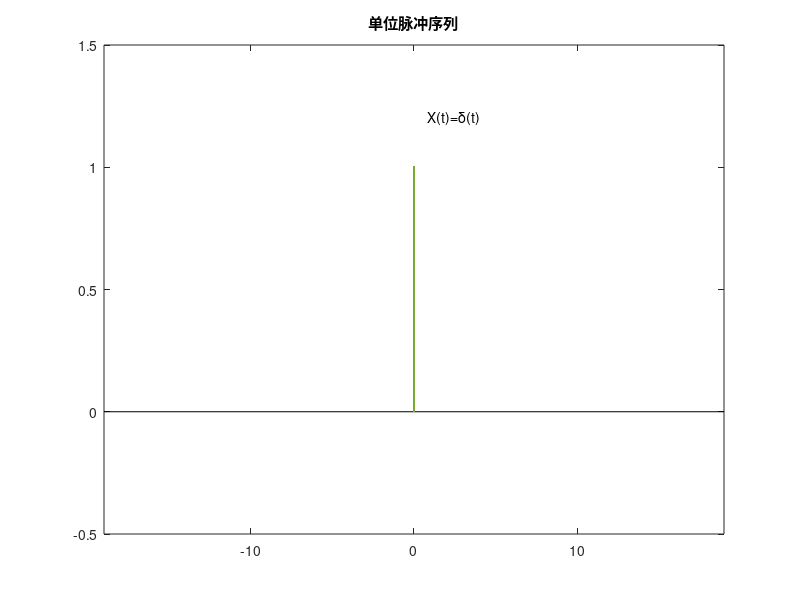

The MATLAB source for this figure: (Note: this script raises an error after producing the figure.)
%1、	使用MATLAB产生一些基本信号，绘制信号波形
%%连续信号%%

%单位脉冲信号
figure(1)
n0=0;
n=zeros(19);
x = (n-n0)==0;
stem(n,x,'.','LineWidth',1); 
text(0.8,1.2,'X(t)=\delta(t)')
axis([-19,19,-0.5, 1.5]);
title('单位脉冲序列')

%单位阶跃信号
figure(2)
t = -2:0.01:2;
t0 = 0;%规定阶跃点
ut =stepfun(t, t0);%产生阶跃信号
plot(t,ut,'LineWidth',2);%展示
text(0.8,1.2,'X(t)=U(t)')
axis([-3,3,0, 2]);
title('单位阶跃信号');

%抽样信号
figure(3)
t = -21*pi:0.01:21*pi;
sa= sinc(t);%生成sa（t）函数
plot(t,sa);
text(1,1,'X(t)=Sa(t)')
axis([-5,5,-1, 1.5]);%展示框范围
title('抽样信号Sa(t)')

%指数信号f(t)=exp(t)
figure(4)
t = -1:0.001:4; %-1<t<4
ft= exp(t); %指数函数的模型
plot(t,ft);  
text(2,20,'X(t)=exp(t)')
axis([-1,5,-1, 100]);
title('指数信号')

%衰减指数信号f(t)=4*exp(-t)
figure(5)
A = 4;          %幅度为4，
a = -1;       %衰减因子为-1，
t = -1:0.001:4; %-1<t<4
ft= A * exp(a*t); %指数函数的模型
plot(t,ft);  
text(2,2,'X(t)=4*exp(-t)')
axis([-1,5,-1, 10]);
title('衰减指数信号')

%正弦信号
figure(6)
t = -2*pi:0.02:2*pi; %t的取值范围和取样间隔
plot(t,sin(t),'r',t,sin(4*t),'b','LineWidth',2)
axis([-8,8,-1.5, 1.5]);
text(-6,1.2,'X(t)=sin(t)')
text(6,0.5,'X(t)=sin(4*t)')
title('正弦类信号')%标题

%矩阵脉冲信号
figure(7)
t=-6:0.01:6;%
xt = rectpuls(t, 3);%产生脉宽为3的矩形波
plot(t,xt,'LineWidth',2);
title('矩形脉冲信号')
axis([-10,10,0, 2.5]);%限定展示框大小

%周期方波信号
figure(8)
t=-0:0.01:10;%
w0=2*pi/3;%周期为3
xt= square(w0*t, 50);%占空比为37%
plot(t,xt);
title('周期方波信号')
axis([0,10,-1, 2]);%限定展示框大小

% 白噪声信号
figure(9)
Fs = 1000; % 采样率（每秒采样点数）
T = 1; % 信号总时长（秒）
t = 0:(1/Fs):T-(1/Fs); % 时间向量
white_noise = randn(size(t));% 使用randn函数生成白噪声信号
plot(t, white_noise);
title('白噪声信号');
xlabel('时间（秒）');
ylabel('幅度');

%三角波信号
figure(10)
Fs = 1000; % 采样率（每秒采样点数）
T = 1; % 信号总时长（秒）
t = 0:(1/Fs):T-(1/Fs); % 时间向量
frequency = 2; % 三角波的频率（Hz）
triangular_wave = sawtooth(2 * pi * frequency * t, 0.5);% 使用sawtooth函数生成三角波信号
plot(t, triangular_wave);
title('三角波信号');
xlabel('时间（秒）');
ylabel('幅度');

%锯齿波
figure(11)
Fs = 1000; % 采样率（每秒采样点数）
T = 100; % 信号总时长（秒）
t = 0:(1/Fs):T-(1/Fs); % 时间向量
frequency = 1; % 锯齿波的频率（Hz）
sawtooth_wave = sawtooth(2 * pi * frequency * t);% 使用sawtooth函数生成锯齿波信号
plot(t, sawtooth_wave);
axis([0,10,-1, 2]);%限定展示框大小
title('锯齿波信号');
xlabel('时间（秒）');
ylabel('幅度');

%高斯信号
figure(12)
Fs = 1000; % 采样率（每秒采样点数）
T = 10; % 信号总时长（秒）
t = -T+(1/Fs):(1/Fs):T-(1/Fs); % 时间向量
mu = 0; % 均值
sigma = 0.2; % 标准差
gaussian_signal = normpdf(t, mu, sigma);% 使用正态分布创建高斯信号
plot(t, gaussian_signal);
axis([-2,2,-1, 2.5]);%限定展示框大小
title('高斯信号');
xlabel('时间（秒）');
ylabel('幅度');

%%离散信号%%

%离散单位阶跃函数
figure(13)
n = 0:50; % 离散时间范围
unit_step_signal = ones(size(n));
stem(n, unit_step_signal);
axis([-50,50,-1, 2]);%限定展示框大小
title('离散单位阶跃信号');
xlabel('离散时间');
ylabel('幅度');
grid on; % 显示网格

%离散抽样信号
figure(14)
t = -21*pi:0.1:21*pi;
sa= sinc(t);%生成sa（t）函数
stem(t,sa);
text(1,1,'X(n)=Sa(n)')
axis([-5,5,-1, 1.5]);%展示框范围
title('离散抽样信号Sa(t)')


%离散指数信号
figure(15)
t = -1:0.1:4; %-1<t<4
ft= exp(t); %指数函数的模型
stem(t,ft);  
text(2,20,'X(n)=exp(n)')
axis([-1,5,-1, 100]);
title('离散指数信号')

%离散衰减指数信号
figure(16)
A = 4;          %幅度为4，
a = -1;       %衰减因子为-1，
t = -1:0.1:4; %-1<t<4
ft= A * exp(a*t); %指数函数的模型
stem(t,ft);  
text(2,2,'X(n)=4*exp(-n)')
axis([-1,5,-1, 10]);
title('离散衰减指数信号')

%离散正弦信号
figure(17)
t = -2*pi:0.2:2*pi; %t的取值范围和取样间隔
stem(t,sin(t))
axis([-8,8,-1.5, 1.5]);
text(-6,1.2,'X(n)=sin(n)')
title('离散正弦类信号')%标题

%离散矩阵脉冲信号
figure(18)
t=-6:0.5:6;%
xt = rectpuls(t, 3);%产生脉宽为3的矩形波
stem(t,xt,'LineWidth',2);
title('离散矩形脉冲信号')
axis([-10,10,0, 2.5]);%限定展示框大小

%离散周期方波信号
figure(19)
t=-0:0.1:10;%
w0=2*pi/3;%周期为3
xt= square(w0*t, 50);%占空比为37%
stem(t,xt);
title('离散周期方波信号')
axis([0,10,-1, 2]);%限定展示框大小



%离散三角波信号
figure(20)
Fs = 100; % 采样率（每秒采样点数）
T = 1; % 信号总时长（秒）
t = 0:(1/Fs):T-(1/Fs); % 时间向量
frequency = 2; % 三角波的频率（Hz）
triangular_wave = sawtooth(2 * pi * frequency * t, 0.5);% 使用sawtooth函数生成三角波信号
stem(t, triangular_wave);
title('离散三角波信号');
xlabel('时间（秒）');
ylabel('幅度');

%离散锯齿波
figure(21)
Fs = 10; % 采样率（每秒采样点数）
T = 100; % 信号总时长（秒）
t = 0:(1/Fs):T-(1/Fs); % 时间向量
frequency = 1; % 锯齿波的频率（Hz）
sawtooth_wave = sawtooth(2 * pi * frequency * t);% 使用sawtooth函数生成锯齿波信号
stem(t, sawtooth_wave);
axis([0,10,-1, 2]);%限定展示框大小
title('离散锯齿波信号');
xlabel('时间（秒）');
ylabel('幅度');

%离散高斯信号
figure(22)
Fs = 100; % 采样率（每秒采样点数）
T = 10; % 信号总时长（秒）
t = -T+(1/Fs):(1/Fs):T-(1/Fs); % 时间向量
mu = 0; % 均值
sigma = 0.2; % 标准差
gaussian_signal = normpdf(t, mu, sigma);% 使用正态分布创建高斯信号
stem(t, gaussian_signal);
axis([-2,2,-1, 2.5]);%限定展示框大小
title('离散高斯信号');
xlabel('时间（秒）');
ylabel('幅度');


% 阻尼正弦信号
figure(23)
Fs = 1000; % 采样率（每秒采样点数）
T = 10; % 信号总时长（秒）
t = 0:(1/Fs):T-(1/Fs); % 时间向量
frequency = 5; % 正弦波的频率（Hz）
amplitude = 1; % 正弦波的幅度
damping_factor = 0.2; % 阻尼因子
damped_sine_signal = amplitude * exp(-damping_factor * t) .* sin(2 * pi * frequency * t);% 生成阻尼正弦波信号
plot(t, damped_sine_signal);
title('阻尼正弦信号');
xlabel('时间（秒）');
ylabel('幅度');
